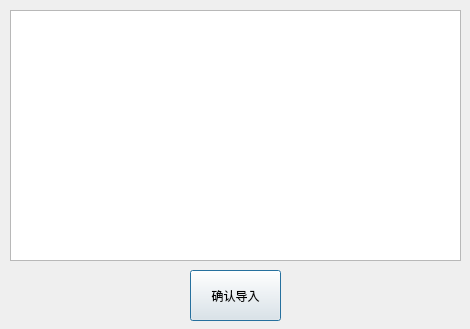
<?xml version="1.0" encoding="UTF-8"?>
<ui version="4.0">
 <class>AddBatchDialog</class>
 <widget class="QDialog" name="AddBatchDialog">
  <property name="geometry">
   <rect>
    <x>0</x>
    <y>0</y>
    <width>470</width>
    <height>329</height>
   </rect>
  </property>
  <property name="windowTitle">
   <string>add_batch_dialog</string>
  </property>
  <widget class="QPlainTextEdit" name="text_edit_add_batch">
   <property name="geometry">
    <rect>
     <x>10</x>
     <y>10</y>
     <width>451</width>
     <height>251</height>
    </rect>
   </property>
   <property name="lineWrapMode">
    <enum>QPlainTextEdit::NoWrap</enum>
   </property>
  </widget>
  <widget class="PushButton" name="button_add_batch">
   <property name="geometry">
    <rect>
     <x>190</x>
     <y>270</y>
     <width>91</width>
     <height>51</height>
    </rect>
   </property>
   <property name="text">
    <string>确认导入</string>
   </property>
  </widget>
 </widget>
 <customwidgets>
  <customwidget>
   <class>PushButton</class>
   <extends>QPushButton</extends>
   <header>qfluentwidgets</header>
  </customwidget>
 </customwidgets>
 <resources/>
 <connections/>
</ui>
